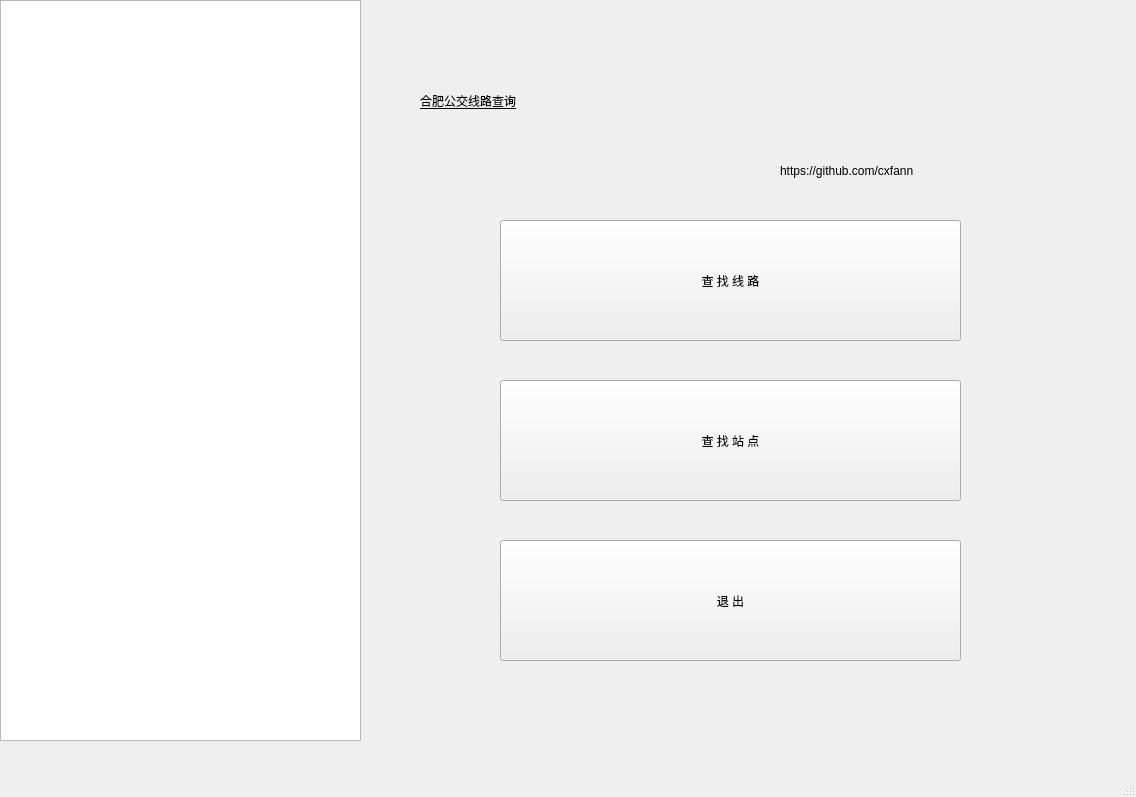
<?xml version="1.0" encoding="UTF-8"?>
<ui version="4.0">
 <class>MainWindow</class>
 <widget class="QMainWindow" name="MainWindow">
  <property name="geometry">
   <rect>
    <x>0</x>
    <y>0</y>
    <width>1136</width>
    <height>797</height>
   </rect>
  </property>
  <property name="windowTitle">
   <string>MainWindow</string>
  </property>
  <widget class="QWidget" name="centralwidget">
   <widget class="QPushButton" name="main2route">
    <property name="geometry">
     <rect>
      <x>500</x>
      <y>220</y>
      <width>461</width>
      <height>121</height>
     </rect>
    </property>
    <property name="styleSheet">
     <string notr="true">font: 24pt &quot;霞鹜文楷&quot;;</string>
    </property>
    <property name="text">
     <string>查 找 线 路</string>
    </property>
   </widget>
   <widget class="QPushButton" name="main2station">
    <property name="geometry">
     <rect>
      <x>500</x>
      <y>380</y>
      <width>461</width>
      <height>121</height>
     </rect>
    </property>
    <property name="styleSheet">
     <string notr="true">font: 24pt &quot;霞鹜文楷&quot;;</string>
    </property>
    <property name="text">
     <string>查 找 站 点</string>
    </property>
   </widget>
   <widget class="QPushButton" name="exit_button">
    <property name="geometry">
     <rect>
      <x>500</x>
      <y>540</y>
      <width>461</width>
      <height>121</height>
     </rect>
    </property>
    <property name="styleSheet">
     <string notr="true">font: 24pt &quot;霞鹜文楷&quot;;</string>
    </property>
    <property name="text">
     <string>退 出</string>
    </property>
   </widget>
   <widget class="QListView" name="listView">
    <property name="geometry">
     <rect>
      <x>0</x>
      <y>0</y>
      <width>361</width>
      <height>741</height>
     </rect>
    </property>
    <property name="styleSheet">
     <string notr="true">background-image: url(&quot;C:background.jpg&quot;)</string>
    </property>
   </widget>
   <widget class="QLabel" name="label">
    <property name="geometry">
     <rect>
      <x>420</x>
      <y>60</y>
      <width>431</width>
      <height>81</height>
     </rect>
    </property>
    <property name="styleSheet">
     <string notr="true">font: 28pt &quot;霞鹜文楷&quot;;
text-decoration: underline;</string>
    </property>
    <property name="text">
     <string>合肥公交线路查询</string>
    </property>
   </widget>
   <widget class="QLabel" name="label_2">
    <property name="geometry">
     <rect>
      <x>780</x>
      <y>150</y>
      <width>231</width>
      <height>41</height>
     </rect>
    </property>
    <property name="styleSheet">
     <string notr="true">font: 12pt &quot;Calibri&quot;;</string>
    </property>
    <property name="text">
     <string>https://github.com/cxfann</string>
    </property>
   </widget>
  </widget>
  <widget class="QMenuBar" name="menubar">
   <property name="geometry">
    <rect>
     <x>0</x>
     <y>0</y>
     <width>1136</width>
     <height>26</height>
    </rect>
   </property>
  </widget>
  <widget class="QStatusBar" name="statusbar"/>
 </widget>
 <resources/>
 <connections/>
</ui>
